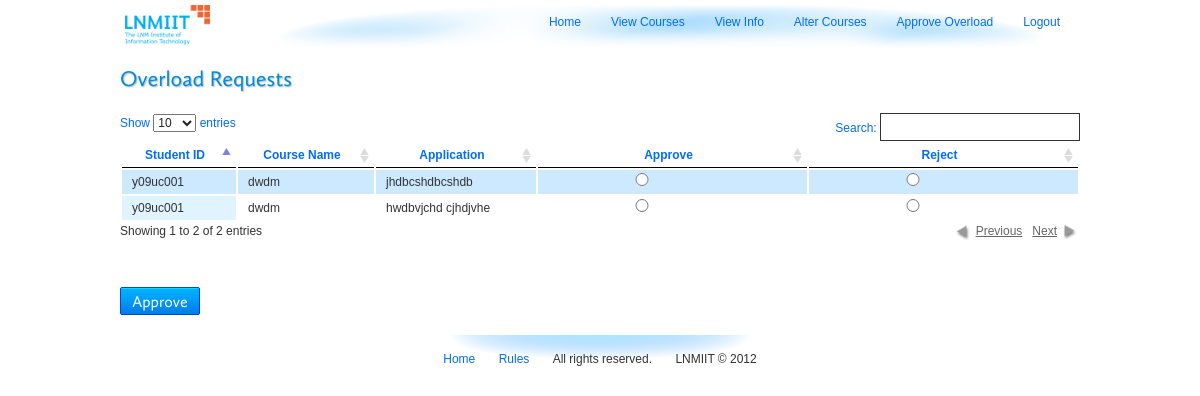
Before: /deanPowers.php?view=overload (signed in) with the older database file.
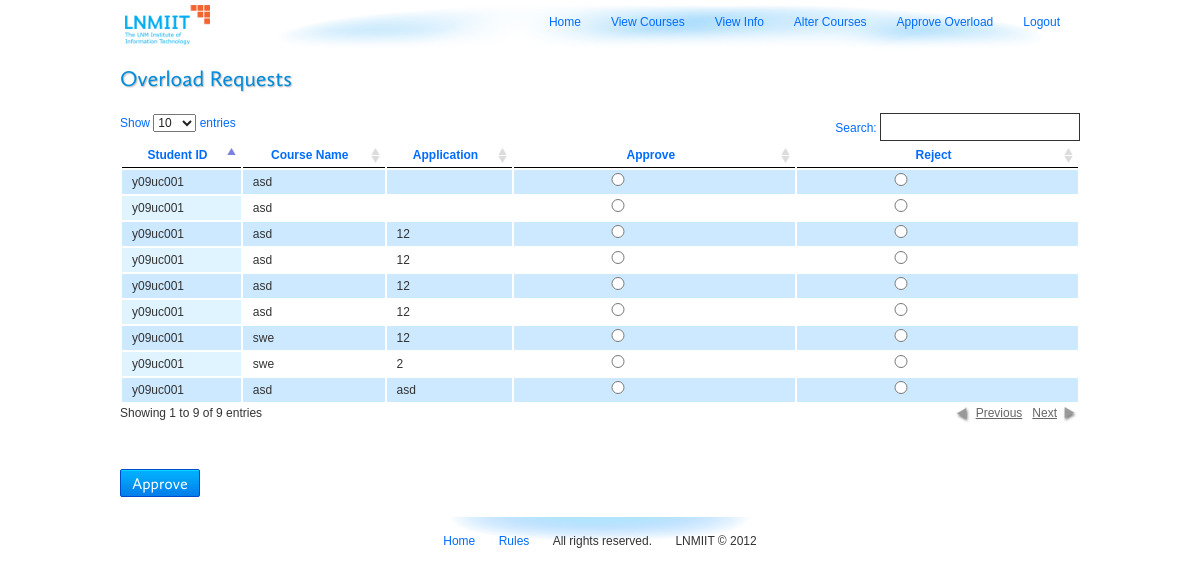
After: the same page with the newer database file.
### tables this page shows
CREATE TABLE IF NOT EXISTS `overload` (
  `rid` int(10) NOT NULL AUTO_INCREMENT,
  `sid` varchar(20) NOT NULL,
  `cid` varchar(20) NOT NULL,
  `application` varchar(100) NOT NULL,
  `is_approved` int(10) NOT NULL,
  PRIMARY KEY (`rid`)
);

CREATE TABLE IF NOT EXISTS `course` (
  `cid` varchar(20) NOT NULL,
  `cname` varchar(50) NOT NULL,
  `credits` int(10) NOT NULL DEFAULT '4',
  `type` varchar(50) NOT NULL DEFAULT 'compulsory ',
  `iname` varchar(20) NOT NULL,
  `program` varchar(10) NOT NULL,
  `max_seat` int(200) NOT NULL,
  `avai_seat` int(200) NOT NULL,
  PRIMARY KEY (`cid`)
);

### widgets/dean/overloadRequests.php (the view, shortened to what this page needs)
<h1>Overload Requests</h1>
      <?php
      $con = mysql_connect("localhost","root","") or die('Could not connect: ' . mysql_error());
        $sql="SELECT * FROM overload";
        $result=mysql_query($sql,$con);
        $row = mysql_fetch_array($result);
      if (!$row)
      {
          echo "No requests";
      }
      else
      {
        echo '<form id=\'overload-req-form\' action=\'controller/approveOverload.php\' method=\'post\' class=\'styled-form stretch\'>
            <p class="form-error" id="form-error"></p>
        <table id="requests">
        <thead>
          <tr>
            <th scope="col">Student ID</th>
            <th scope="col">Course Name</th>
            <th scope="col">Application</th>
            <th scope="col">Approve</th>
            <th scope="col">Reject</th>
        </tr>
        </thead>
        <tbody>';
      while($row)
      {
        $z=$row['cid'];
        $sql="select cname from course where cid=$z";
        $result1=mysql_query($sql,$con);
        $row1 = mysql_fetch_array($result1);
        while($row1)
        {
            echo "<tr>";
            echo "<td>" . $row['sid'] . "</td>";
            echo "<td>" . $row1['cname'] . "</td>";
            echo "<td>" . $row['application'] . "</td>";
			echo "<td><input type='radio' value='Approve' id='req' name=" . $row['rid'] . " /></td>";
			echo "<td><input type='radio' value='Reject' id='req' name=" . $row['rid'] . " /></td>";
            echo "</tr>";
            $row1 = mysql_fetch_array($result1);
        }
        $row = mysql_fetch_array($result);
      }
      echo "</tbody>
      </table>
      <button type='submit' name='course-drop-submit' style='width:80px'>Approve</button>
      </form>";
      }
  ?>

### deanPowers.php (shortened to what this page needs)
<!DOCTYPE html>
<html id="courseReg" class="no-js" lang="en">
<head>
  <link rel="stylesheet" href="css/navbar.css"/>
  <link rel="stylesheet" href="css/nivo-slider.css"/>
  <link rel="stylesheet" href="css/nivo-default-theme.css"/>
  <link rel="stylesheet" href="css/jquery.checkbox.css"/>
  <link rel="stylesheet" href="css/jquery.dataTables.css"/>
</head>
<body>
  <div id="wrapper">
    <header>
      <div class="container_24">
        <?php include('widgets/header.php'); ?>
        <?php include('widgets/topnav-dean.php'); ?>
      </div>
    </header>
    <div id="main" class="container_24" role="main">
      <section id="content" class="stretch">
      <?php
        if(!isset($_REQUEST['view']) || $_REQUEST['view']=="home")
          header('deanCP.php');
        else if($_REQUEST['view']=="courses")
          include('widgets/dean/viewCourses.php');
        else if($_REQUEST['view']=="info") {
            if($_REQUEST['sort']=="student")
              include('widgets/dean/infoStudent.php');
            else if($_REQUEST['sort']=="course")
              include('widgets/dean/infoCourse.php');
        }
        else if($_REQUEST['view']=="overload")
            include('widgets/dean/overloadRequests.php');
      ?>
      </section>
      <footer>
         <?php include("widgets/footer.php"); ?>
      </footer>
    </div>
  </div>
</body>
</html>

### widgets/header.php
<div id="logo" class="grid_3">
    <a href="index.php"><img src="css/images/institute-logo.png" alt="LNMIIT Logo"></a>
</div>

### widgets/topnav-dean.php (shortened to what this page needs)
<nav id="nav-container-outer" class="grid_21 prefix_3">
   <ul id="nav-container" class="nav-container">
      <li><a class="item-primary" href="deanCP.php">Home</a></li>
      <li><a class="item-primary" href="deanPowers.php?view=courses">View Courses</a></li>
      <li><a class="item-primary" href="#">View Info</a>
      </li>
      <li><a href="alter.php" class="item-primary">Alter Courses</a>
      </li>
      <li><a class="item-primary" href="deanPowers.php?view=overload">Approve Overload</a></li>
      <li><a class="item-primary" href="controller/logout.php">Logout</a></li>
    </ul>
</nav>

### widgets/footer.php
<nav id="footnav">
  <ul>
    <li><a href="index.php">Home</a></li>
    <li><a href="rules.php">Rules</a></li>
    <li>All rights reserved.</li>
    <li><span id="copyright">LNMIIT &copy; 2012</span></li>
  </ul>
</nav>

### css/style.css (style rules this page uses)
article, aside, details, figcaption, figure, footer, header, hgroup, nav, section { display: block; }
html { font-size: 100%; overflow-y: scroll; -webkit-text-size-adjust: 100%; -ms-text-size-adjust: 100%; }
body { margin: 0; font-size: 13px; line-height: 1.231; }
body, button, input, select, textarea { font-family: Tahoma, Helvetica, sans-serif; color: #222; }
a { color: #00e; }
ul, ol { margin: 1em 0; padding: 0 0 0 40px; }
nav ul, nav ol { list-style: none; list-style-image: none; margin: 0; padding: 0; }
img { border: 0; -ms-interpolation-mode: bicubic; vertical-align: middle; }
form { margin: 0; }
button, input, select, textarea { font-size: 100%; margin: 0; vertical-align: baseline; *vertical-align: middle; }
button, input { line-height: normal; *overflow: visible; }
table button, table input { *overflow: auto; }
button, input[type="button"], input[type="reset"], input[type="submit"] { cursor: pointer; -webkit-appearance: button; }
input[type="checkbox"], input[type="radio"] { box-sizing: border-box; }

### css/960_24_col.css (style rules this page uses)
body { min-width:960px }
.container_24 { margin-left:auto;margin-right:auto;width:960px }
.grid_1,.grid_2,.grid_3,.grid_4,.grid_5,.grid_6,.grid_7,.grid_8,.grid_9,.grid_10,.grid_11,.grid_12,.grid_13,.grid_14,.grid_15,.grid_16,.grid_17,.grid_18,.grid_19,.grid_20,.grid_21,.grid_22,.grid_23,.grid_24 { display:inline;float:left;margin-left:5px;margin-right:5px }
.container_24 .grid_3 { width:110px }
.container_24 .grid_21 { width:830px }
.container_24 .prefix_3 { padding-left:120px }
.clearfix:before,.clearfix:after,.container_24:before,.container_24:after { content:'.';display:block;overflow:hidden;visibility:hidden;font-size:0;line-height:0;width:0;height:0 }
.clearfix:after,.container_24:after { clear:both }
.clearfix,.container_24 { zoom:1 }

### css/base.css (style rules this page uses)
html, body { font-size: 13px; line-height: 18px; color: #333333; font-family: "Trebuchet MS", Verdana, sans-serif; font-weight: normal; font-size: 12px; }
a { color: #333333; text-decoration: underline; }
h1, h2, h3 { color: #008cdd; font-size: 22px; line-height: 28px; text-shadow: 1px 1px 1.5px rgba(0, 0, 0, 0.3); font-family: "Calluna", "Trebuchet MS", Verdana, sans-serif; font-style: normal; font-weight: normal; margin: 5px 0; }
header { position: relative; padding-top: 5px; }
header #logo img { height: 40px; }
div#main { display: block; overflow: hidden; margin-top: 10px; }
div#main section#content { width: 740px; margin-bottom: 20px; }
div#main section#content.stretch { width: 100%; }
div#main section#content p { text-align: justify; }
footer { clear: both; color: #333333; background: url("images/footer.jpg") top center no-repeat transparent; padding: 15px 0 0 0; }
footer nav { text-align: center; }
footer nav ul { padding: 0; }
footer nav ul li { display: inline; padding-left: 20px; }
footer nav ul li a { color: #006cff; text-decoration: none; }
footer nav ul li:first-child { padding-left: 0px; }

### css/forms.css (style rules this page uses)
.styled-form { margin: 0 auto; width: 200px; }
.styled-form.stretch { width: 100%; }
.styled-form .form-error { display: none; padding: 2px; margin: 5px 0; background: #ffeeee; border: 1px solid #ff0000; color: #ff0000; font-style: italic; }
.styled-form input, .styled-form textarea { font-size: 16px; line-height: 20px; color: #666666; width: 188px; padding: 3px 5px; border: 1px solid #333333; }
.styled-form button { width: 62px; height: 28px; margin-top: 5px; color: #FFFFFF; font-size: 16px; font-family: "Calluna", "Trebuchet MS", Verdana, sans-serif; line-height: 26px; text-align: center; cursor: pointer; background: #006cff url("images/sprite-map.png") 0 0px no-repeat; border: 1px solid #004acc; border-radius: 2px; -moz-border-radius: 2px; -webkit-border-radius: 2px; }

### css/navbar.css (style rules this page uses)
nav#nav-container-outer { padding: 0px; height: 45px; line-height:25px; font-size:12px; position:relative; background:url('images/header.jpg') top center no-repeat; }
.nav-container { position:absolute;right:0;zoom:1;margin: 0 auto; }
.nav-container a, .nav-container li { float:left;display:block;white-space:nowrap; }
.nav-container, .nav-container ul { list-style:none;padding:0px;margin:0px; }
.nav-container li a { float:none }
.nav-container li { position:relative; }
#nav-container a { padding: 5px 15px; margin: 0; color: #006cff; text-decoration:none; }

Changed rows visible on the page:
no longer on this page (row unchanged): overload: sid "y09uc001", cid.cname "dwdm", application "jhdbcshdbcshdb"
no longer on this page (row unchanged): overload: sid "y09uc001", cid.cname "dwdm", application "hwdbvjchd cjhdjvhe"
added overload: sid "y09uc001", cid.cname "asd"
added overload: sid "y09uc001", cid.cname "asd"
added overload: sid "y09uc001", cid.cname "asd", application "12"
added overload: sid "y09uc001", cid.cname "asd", application "12"
added overload: sid "y09uc001", cid.cname "asd", application "12"
added overload: sid "y09uc001", cid.cname "asd", application "12"
added overload: sid "y09uc001", cid.cname "swe", application "12"
added overload: sid "y09uc001", cid.cname "swe", application "2"
added overload: sid "y09uc001", cid.cname "asd", application "asd"
Other visible differences:
text written by a page script: "Show entries Search: Showing 1 to 2 of 2 entries Previous Next" → "Show entries Search: Showing 1 to 9 of 9 entries Previous Next"
